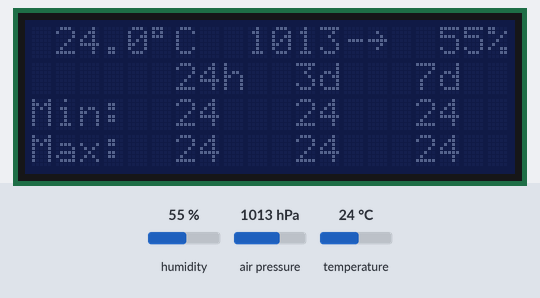
A sketch run on a simulated Arduino Uno, built with avr-gcc and run on an emulated ATmega328P. Shown: 20×4 character LCD. Inputs (shaded band) come from the test bench; at power-on: humidity 55 %, air pressure 1013 hPa, temperature 24 °C. What the sketch prints to the serial monitor is not drawn.

Above: at 1.9 s.
2.0 s: humidity set to 22 %
At 11.8 s:
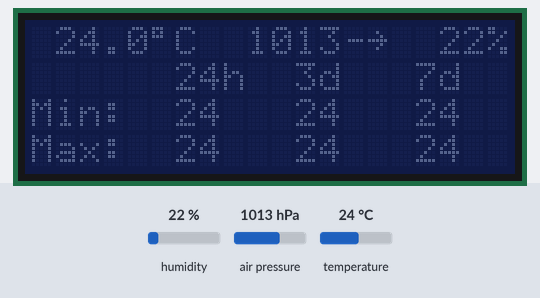
12.3 s: air pressure set to 952 hPa
At 22.1 s:
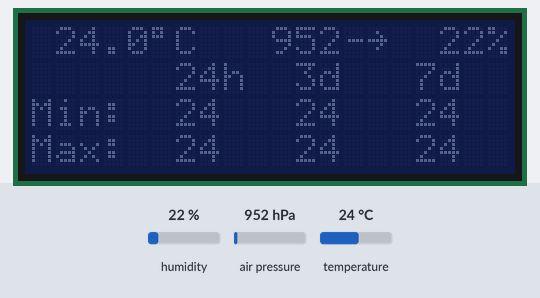
22.4 s: temperature set to 12 °C
At 32.2 s:
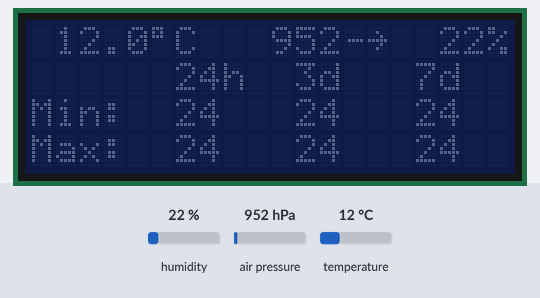
32.5 s: humidity set to 40 %
At 41.8 s:
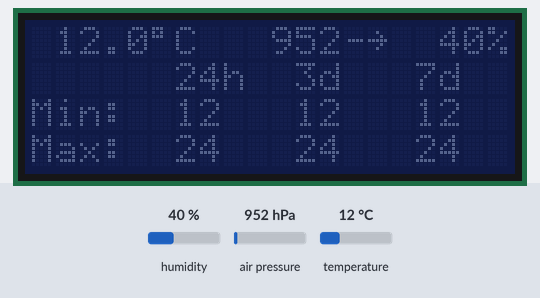
Timing chart, 0 to 43.3 s (numbered marks = the images above; inputs shaded):
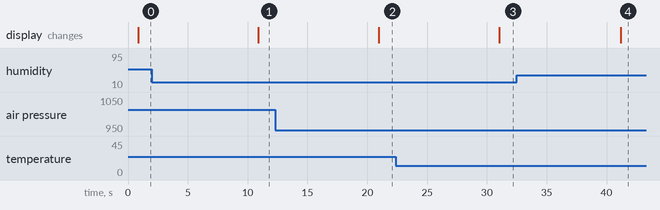

The sketch:

max-min-thermometer.ino
```cpp
/*
*/

#include <Wire.h>
#include <SPI.h>
#include <LiquidCrystal_I2C.h>
#include <Adafruit_Sensor.h>
#include <Adafruit_BME280.h>
#include <math.h>

//Initialise the LCD
LiquidCrystal_I2C      lcd(0x27, 20, 4);
Adafruit_BME280 bme; // I2C

unsigned long delayTime;
float preciseTemp;
float precisePressure;
int currentTemp;
int currentHumidity;
int currentPressure;
int currentMax;
int currentMin;
int hourMax[24];
int hourMin[24];
int dayMax[7];
int dayMin[7];
float barometer[36];  // 6 hours @ 10 minute intervals
char trend03;
char trend36;

unsigned long currentHourOffset;
int currentHour;
unsigned long current10MinOffset;
unsigned long millisInHour = 3600000l; //1000 * 60 * 60;
unsigned long millisIn10Min = 600000l;

//two chars (with arrow head)
//left:
uint8_t r1[8] = {0x0,0x0,0x0,0x1,0x2,0x4,0x8};
uint8_t s1[8] = {0x0,0x0,0x0,0xf,0x0,0x0,0x0};
uint8_t f1[8] = {0x8,0x4,0x2,0x1,0x0,0x0,0x0};
//right:
uint8_t r2[8] = {0xe,0x6,0xa,0x10,0x0,0x0,0x0};
uint8_t s2[8] = {0x0,0x4,0x2,0x1f,0x2,0x4,0x0};
uint8_t f2[8] = {0x0,0x0,0x0,0x10,0xa,0x6,0xe};
//storm (>4mb fall in 3hr)
uint8_t storm[8] = {0x10,0x18,0x8,0xd,0x5,0x3,0xf};

char row1[21];
char row2[21];
char row3[21];
char row4[21];

void setup() {
    Serial.begin(9600);
    Serial.println(F("BME280 test"));

    bool status;

    // default settings
    status = bme.begin(0x76);
    if (!status) {
        Serial.println("Could not find a valid BME280 sensor, check wiring!");
        while (1);
    }

    delayTime = 10000; // 10 seconds

    lcd.init();                      // initialize the lcd
    lcd.createChar(1, f1);
    lcd.createChar(2, s1);
    lcd.createChar(3, r1);
    lcd.createChar(4, f2);
    lcd.createChar(5, s2);
    lcd.createChar(6, r2);
    lcd.createChar(7, storm);
    //lcd.backlight();
    currentHourOffset = millis();
    currentHour = 0;

    // initialise arrays
    readSensor();  // gets the currentTemp
    currentMax = currentTemp;
    currentMin = currentTemp;
    int ii;
    for(ii=0; ii<24; ii++) {
      hourMax[ii] = currentTemp;
      hourMin[ii] = currentTemp;
    }
    for(ii=0; ii<7; ii++) {
      dayMax[ii] = currentTemp;
      dayMin[ii] = currentTemp;
    }
    for(ii=0; ii<36; ii++) {
      barometer[ii] = precisePressure;
    }

    trend03 = 5;
    trend36 = 2;
    debug();
 }

void loop() {
   readSensor();

    // row 1: display current temperature, pressure, humidity
    char tempBuf[6];
    dtostrf(preciseTemp, 5, 1, tempBuf);
    snprintf(row1, 21, "%5s%cC  %4u%c%c %3u%%", tempBuf, 223, currentPressure, trend36, trend03, currentHumidity);
    lcd.setCursor(0,0);
    lcd.print(row1);

    // row 2: display headers
    snprintf(row2, 20, "      24h  3d   7d  ");
    lcd.setCursor(0,1);
    lcd.print(row2);

    // row 3: display min temperatures
    int min24hr = arrayMin(hourMin, 24);
    int min3day = arrayMin(dayMin, 3);
    int min7day = arrayMin(dayMin, 7);
    snprintf(row3, 20, "Min: %3d  %3d  %3d  ", min24hr, min3day, min7day);
    lcd.setCursor(0, 2);
    lcd.print(row3);

    // row 4: display max temperatures
    int max24hr = arrayMax(hourMax, 24);
    int max3day = arrayMax(dayMax, 3);
    int max7day = arrayMax(dayMax, 7);
    snprintf(row4, 20, "Max: %3d  %3d  %3d  ", max24hr, max3day, max7day);
    lcd.setCursor(0, 3);
    lcd.print(row4);

    updateMaxMin();
    checkInterval();

    //debug();

    delay(delayTime);
}

void readSensor() {
    float val = bme.readPressure();
    if(!isnan(val)) {
      precisePressure = val;
      currentPressure = int(val / 100.0F);
    }
    val = bme.readTemperature();
    if(!isnan(val) && val > -40 && val < 100) {
      preciseTemp = val;
      currentTemp = int(val + (val >= 0 ? 0.5 : -0.5));
    }
    val = bme.readHumidity();
    if(!isnan(val)) {
      currentHumidity = int(val);
    }
}

void updateMaxMin() {
  if(currentTemp > currentMax) {
    currentMax = currentTemp;
    if(currentMax > hourMax[0]) {
      hourMax[0] = currentMax;
      if(currentMax > dayMax[0]) {
        dayMax[0] = currentMax;
      }
    }
  }
  if(currentTemp < currentMin) {
    currentMin = currentTemp;
    if(currentMin < hourMin[0]) {
      hourMin[0] = currentMin;
      if(currentMin < dayMin[0]) {
        dayMin[0] = currentMin;
      }
    }
  }
}

void checkInterval() {
  unsigned long now = millis();
  if((now - currentHourOffset) > millisInHour) {
    currentHourOffset = now;
    incrementHour();
    currentMax = currentTemp;
    currentMin = currentTemp;
  }
  if((now - current10MinOffset) > millisIn10Min) {
    current10MinOffset = now;
    incrementBarometer();
  }
}

void incrementHour() {
  currentHour++;
  if(currentHour >= 23) {
    incrementDay();
    currentHour = 0;
  }
  // shift the hour arrays along one place each
  int ii;
  for(ii=23; ii>=1; ii--) {
    hourMax[ii] = hourMax[ii-1];
    hourMin[ii] = hourMin[ii-1];
  }
  hourMax[0] = currentMax;
  hourMin[0] = currentMin;
}

void incrementDay() {
  // shift the day arrays along one place each
  int ii;
  for(ii=7; ii>=1; ii--) {
    dayMax[ii] = dayMax[ii-1];
    dayMin[ii] = dayMin[ii-1];
  }
  dayMax[0] = arrayMax(hourMax, 24);
  dayMin[0] = arrayMin(hourMin, 24);
}

void incrementBarometer() {
  int ii;
  for(ii=36; ii>=1; ii--) {
    barometer[ii] = barometer[ii-1];
  }
  barometer[0] = precisePressure;
  // update 0-3 hr trend
  trend03 = 5 + getTrend(barometer[0] - barometer[18]);
  // update 3-6 hr trend
  trend36 = 2 + getTrend(barometer[18] - barometer[36]);
}

int getTrend(long diff) {
  if(diff > 200) { // rising pressure
    return 1;
  } else if(diff < -200) { // falling pressure
    return -1;
  } else {
    return 0;
  }
}

int arrayMax(int *arr, int len) {
  int m = -100;
  for(int ii = 0; ii < len; ii++) {
    if(arr[ii] > m) {
      m = arr[ii];
    }
  }
  return m;
}

int arrayMin(int *arr, int len) {
  int m = 100;
  for(int ii = 0; ii < len; ii++) {
    if(arr[ii] < m) {
      m = arr[ii];
    }
  }
  return m;
}

void debug() {
    Serial.print("Current = ");
    Serial.println(currentTemp);
    Serial.print("max = ");
    Serial.println(currentMax);
    Serial.print("min = ");
    Serial.println(currentMin);
    Serial.print("max24 = ");
    Serial.println(arrayMax(hourMax, 24));
    Serial.print("min24 = ");
    Serial.println(arrayMin(hourMin, 24));

    int ii;
    for(ii=0; ii<24; ii++) {
      Serial.print(hourMax[ii]);
      Serial.print(", ");
    }
    Serial.println("");
    for(ii=0; ii<24; ii++) {
      Serial.print(hourMin[ii]);
      Serial.print(", ");
    }
    Serial.println("");
    for(ii=0; ii<7; ii++) {
      Serial.print(dayMax[ii]);
      Serial.print(", ");
    }
    Serial.println("");
    for(ii=0; ii<7; ii++) {
      Serial.print(dayMin[ii]);
      Serial.print(", ");
    }
    Serial.println("");
    for(ii=0; ii<36; ii++) {
      Serial.print(barometer[ii]);
      Serial.print(", ");
    }
    Serial.println("");
}
```

Measured:
- after the input at 2.0 s, the display: changes after 8.9 s (image 1)
- after the input at 12.3 s, the display: changes after 8.7 s (image 2)
- after the input at 22.4 s, the display: changes after 8.6 s (image 3)
- after the input at 32.5 s, the display: changes after 8.7 s (image 4)
